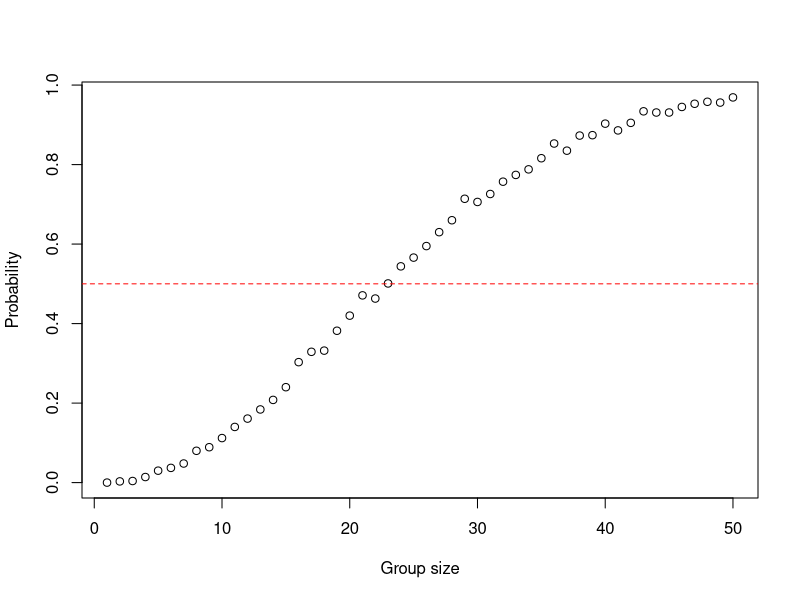
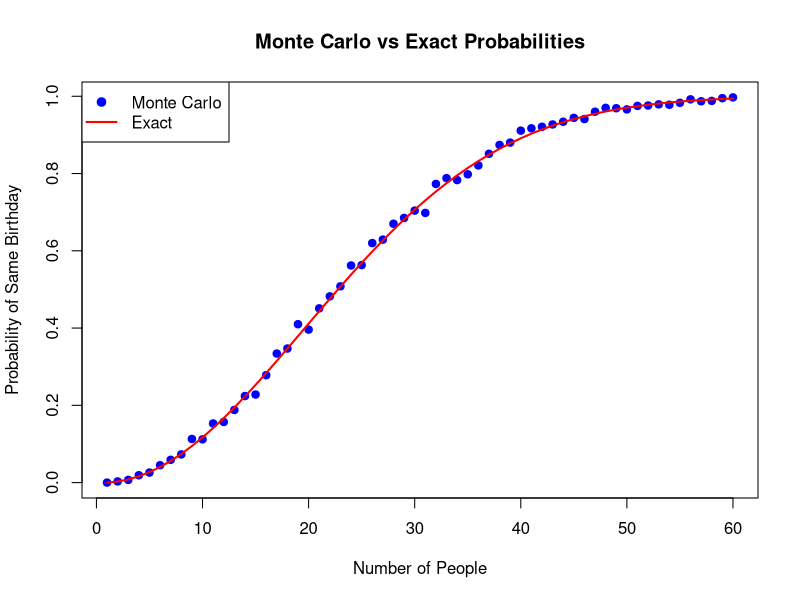
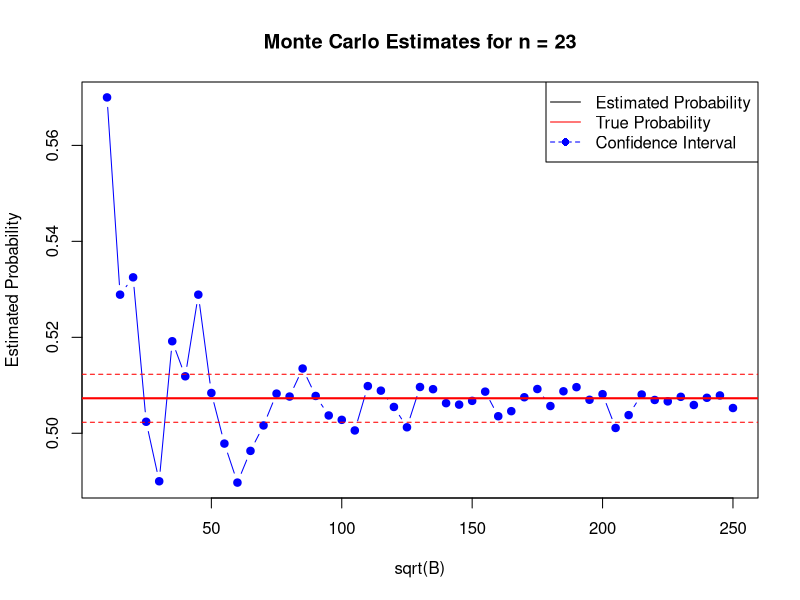
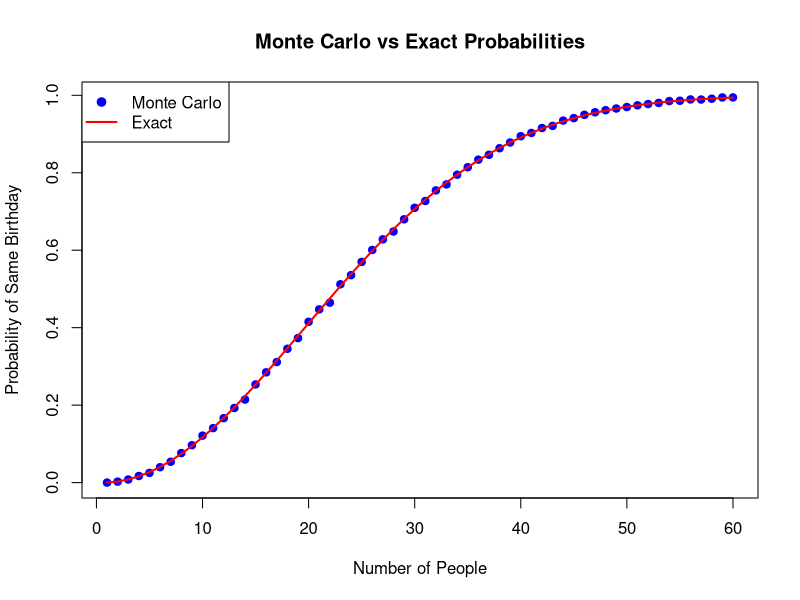
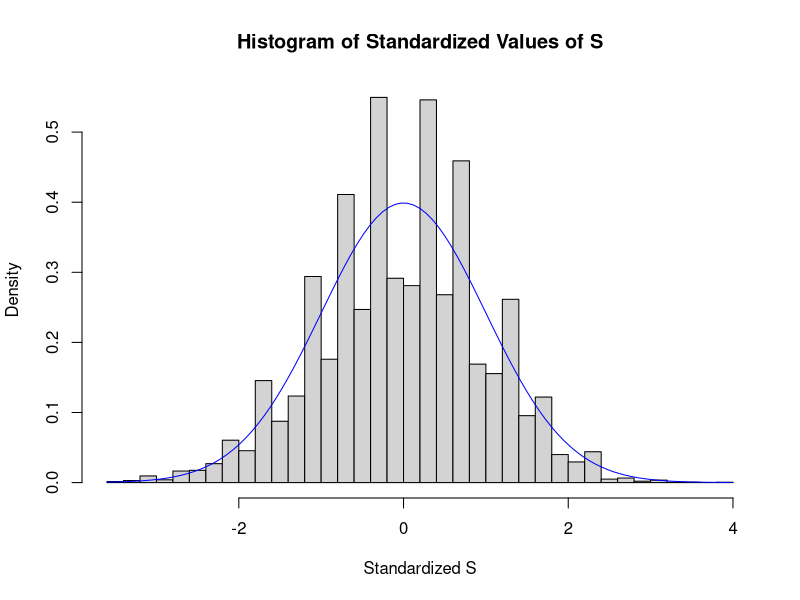
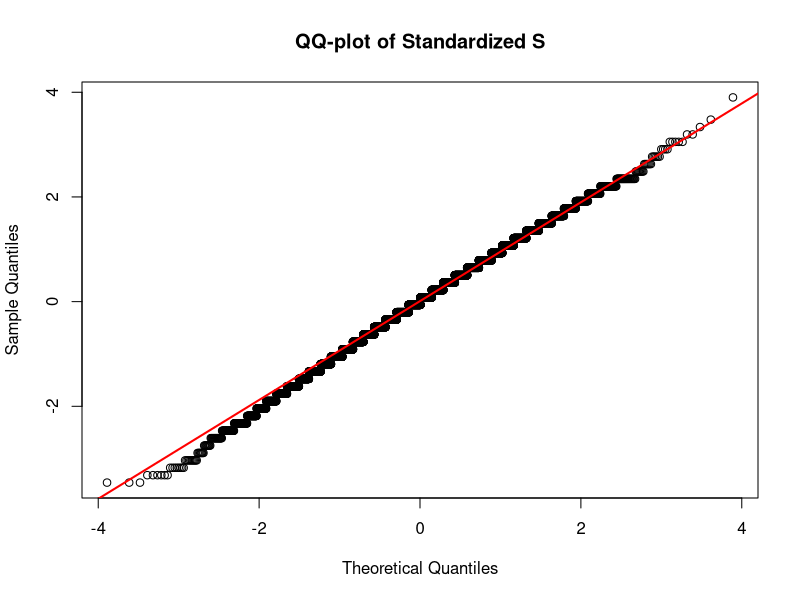

These charts were generated, in order, by the following R code:
## ---- chunk 1
same_birthday <- function(n){ 
 x <- sample(1:365, n, replace = TRUE)
 
 return(any(duplicated(x)))
} 

## ---- chunk 2
B <- 10^3
n <- 50 

probability <- mean(replicate(B, same_birthday(n)))
probability
## ---- chunk 3
set.seed(1997)
compute_prob <- function(n, B = 10^3) {

  results <- replicate(B, same_birthday(n))
  mean(results)
}

prob <- which(sapply(1:n, compute_prob)>0.5)[1]
prob

plot(1:n, sapply(1:n, compute_prob), xlab = "Group size", ylab = "Probability")
abline(h=0.5, col = "red", lty = 2)
## ---- chunk 4
n <- seq(1,60) 

exact_prob <- function(n){ 
  if(n>365) return (1)
  
  prob <- 1- prod((365: (365-n+1))/365)
  return(prob)
} 

exact <- sapply(n, function(n) exact_prob(n))
mc<- sapply(n, function(n) compute_prob(n, B=10^3))

plot(n, mc, type = "p", pch = 19, col = "blue", 
     xlab = "Number of People", ylab = "Probability of Same Birthday", 
     main = "Monte Carlo vs Exact Probabilities")
lines(n, exact, col = "red", lwd = 2)  # Add exact probabilities as a red line
legend("topleft", legend = c("Monte Carlo", "Exact"), col = c("blue", "red"), 
       pch = c(19, NA), lty = c(NA, 1), lwd = 2)
## ---- chunk 5
set.seed(1998)
B <- seq(10, 250, 5)^2

exact_prob <- function(n){ 
  if(n>365) return (1)
  
  prob <- 1- prod((365: (365-n+1))/365)
  return(prob)
} 

n <- 23
exact_p <- exact_prob(n=23)
mc<- sapply(B, function(i) compute_prob(n, i))

plot(sqrt(B), mc, type = "b", col = "blue", pch = 19, 
     xlab = "sqrt(B)", ylab = "Estimated Probability", 
     main = "Monte Carlo Estimates for n = 23")
abline(h = exact_p, col = "red", lwd = 2)
abline(h = exact_p-0.005,col = "red", lty = 2 )
abline(h = exact_p+0.005,col = "red", lty = 2 )
legend("topright", legend=c("Estimated Probability", "True Probability", "Confidence Interval"), 
       col=c("black", "red", "blue"), lty=c(1, 1, 2), lwd=c(1,1,1), pch=c(NA, NA, 16))


## ---- chunk 6
  for (i in B) {
    mc_p <- compute_prob(n, i)
    if (abs(mc_p - exact_p) <= 0.001) {
      print(i)
    }
  }

## ---- chunk 7
n <- seq(1,60) 

exact_prob <- function(n){ 
  if(n>365) return (1)
  
  prob <- 1- prod((365: (365-n+1))/365)
  return(prob)
} 

exact <- sapply(n, function(n) exact_prob(n))
mc<- sapply(n, function(n) compute_prob(n, B=18225))

plot(n, mc, type = "p", pch = 19, col = "blue", 
     xlab = "Number of People", ylab = "Probability of Same Birthday", 
     main = "Monte Carlo vs Exact Probabilities")
lines(n, exact, col = "red", lwd = 2)  # Add exact probabilities as a red line
legend("topleft", legend = c("Monte Carlo", "Exact"), col = c("blue", "red"), 
       pch = c(19, NA), lty = c(NA, 1), lwd = 2)

## ---- chunk 8
n <- 1

casino_winnings <- function(n) {
  outcomes <- c(1, -17)  
  probs <- c(36/38, 2/38) 
  
  total_winnings <- sum(sample(outcomes, size = n, replace = TRUE, prob = probs))
  return(total_winnings)
}

X = casino_winnings(n)
X
## ---- chunk 9
n <- 1000
S <- replicate(10000, casino_winnings(n))
cat("The first 10 replicate of S :", head(S,10),'\n')
probability <- mean(replicate(10000, casino_winnings(n)<0))
cat("The probability that the Casino loses money :", probability)
## ---- chunk 10
monte_carlo_mean <- mean(replicate(10000, casino_winnings(n)))
monte_carlo_mean
## ---- chunk 11
monte_carlo_sd <- sd(replicate(10000, casino_winnings(n)))
monte_carlo_sd
## ---- chunk 12
standardized_S <- (replicate(10000, casino_winnings(n)) - monte_carlo_mean) / monte_carlo_sd
hist(standardized_S, probability = TRUE, 
     main = "Histogram of Standardized Values of S", 
     xlab = "Standardized S", breaks = 30)
curve(dnorm, col = "blue", add = TRUE) 


qqnorm(standardized_S, main = "QQ-plot of Standardized S")
qqline(standardized_S, col = "red", lwd = 2)  
## ---- chunk 13
prob_z = pnorm(-0.414)
prob_z
## ---- chunk 14
z_value <- qnorm(0.01)
expected_X <- 0.0526  
se_X <- 4.02 

n_required <- (z_value * se_X / expected_X)^2
cat("Number of people required to reduce the probability of losing to 1%:",
    ceiling(n_required))
## ---- chunk 15
simulations <- replicate(10000, casino_winnings(31611))
prob_casino_loses <- mean(simulations < 0)
cat("Estimated probability that the Casino loses money with n =", n, ":", 
    prob_casino_loses)
